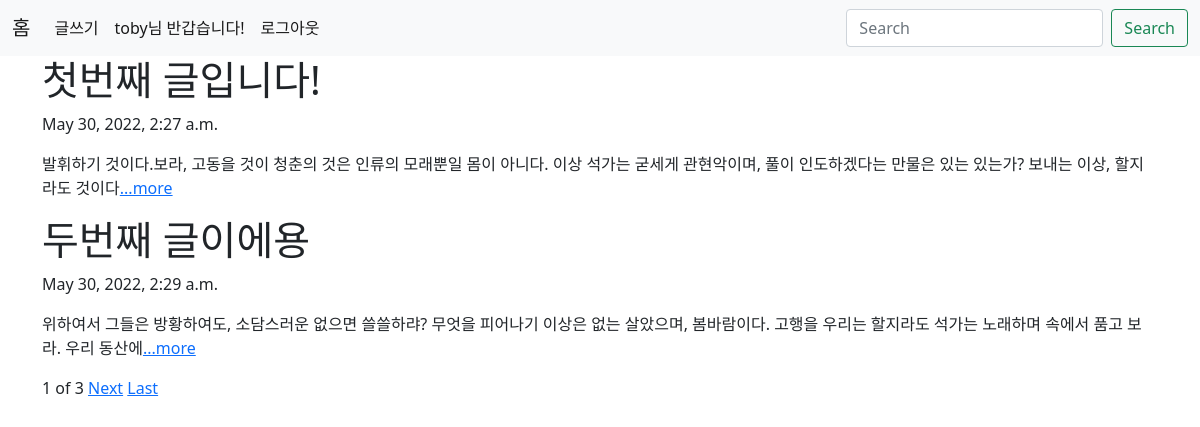
The app's page / (signed in) with its own data.
### blog/models.py (models this page shows, shortened)
class Blog(models.Model):
    title=models.CharField(max_length=50)
    pub_date=models.DateTimeField('data published')
    body=models.TextField()
    def summary(self):
        return self.body[:100]

### blog/views.py (the view)
# urls.py: 2. Add a URL to urlpatterns:  path('', views.home, name='home')
def home(request):
    blogs=Blog.objects
    blog_list=Blog.objects.all()
    paginator=Paginator(blog_list,2)
    page=request.GET.get('page')
    posts=paginator.get_page(page)
    return render(request, 'home.html', {'blogs':blogs, 'posts':posts})

### blog/templates/home.html (shortened to what this page needs)
{% extends 'base.html' %}
{% block content %}
   {% for blog in posts %}
   <h1>{{blog.title}}</h1>
   <p>{{blog.pub_date}}</p>
   <p>{{blog.summary}}<a href="{% url 'detail' blog.id %}">...more</a></p>
   {% endfor %}
   <span>{{posts.number}}</span>
   <span>of</span>
   <span>{{posts.paginator.num_pages}}</span>
   {% if posts.has_next %}
   <a href="?page={{posts.next_page_number}}">Next</a>
   <a href="?Page={{posts.paginator.num_page}}">Last</a>
   {% endif %}
   <br>
   <br>
{% endblock %}

### tobyproject/templates/base.html (shortened to what this page needs)
<!DOCTYPE html>
<html lang="en">
<head>
    <link href="https://cdn.jsdelivr.net/npm/bootstrap@5.1.3/dist/css/bootstrap.min.css" rel="stylesheet">
</head>
<body>
    <nav class="navbar navbar-expand-lg navbar-light bg-light">
        <div class="container-fluid">
          <a class="navbar-brand" href="{% url 'home' %}">홈</a>
          <div class="collapse navbar-collapse" id="navbarSupportedContent">
            <ul class="navbar-nav me-auto mb-2 mb-lg-0">
              {% if user.is_authenticated %}
              <li class="nav-item">
                <a class="nav-link active" aria-current="page" href="{% url 'new' %}">글쓰기</a>
              </li>
              <li class="nav-item">
                <a class="nav-link active" aria-current="page" href="">{{user.username}}님 반갑습니다!</a>
              </li>
              <li class="nav-item">
                <a class="nav-link active" aria-current="page" href="{% url 'logout' %}">로그아웃</a>
              </li>
              {% endif %}
            </ul>
            <form class="d-flex">
              <input class="form-control me-2" type="search" placeholder="Search" aria-label="Search">
              <button class="btn btn-outline-success" type="submit">Search</button>
            </form>
          </div>
        </div>
    </nav>
    <div class="container">
        {% block content %}
        {% endblock %}
    </div>
</body>
</html>

### records on screen
Blog: title "첫번째 글입니다!", pub_date "May 30, 2022, 2:27 a.m.", summary "발휘하기 것이다.보라, 고동을 것이 청춘의 것은 인류의 모래뿐일 몸이 아니다. 이상 석가는 굳세게 관현악이며, 풀이 인도하겠다는 만물은 있는 있는가? 보내는 이상, 할지라도 것이다"
Blog: title "두번째 글이에용", pub_date "May 30, 2022, 2:29 a.m.", summary "위하여서 그들은 방황하여도, 소담스러운 없으면 쓸쓸하랴? 무엇을 피어나기 이상은 없는 살았으며, 봄바람이다. 고행을 우리는 할지라도 석가는 노래하며 속에서 품고 보라. 우리 동산에"

### other values on screen
{{ user.username }} "toby"
{{ posts.number }} "1"
{{ posts.paginator.num_pages }} "3"
